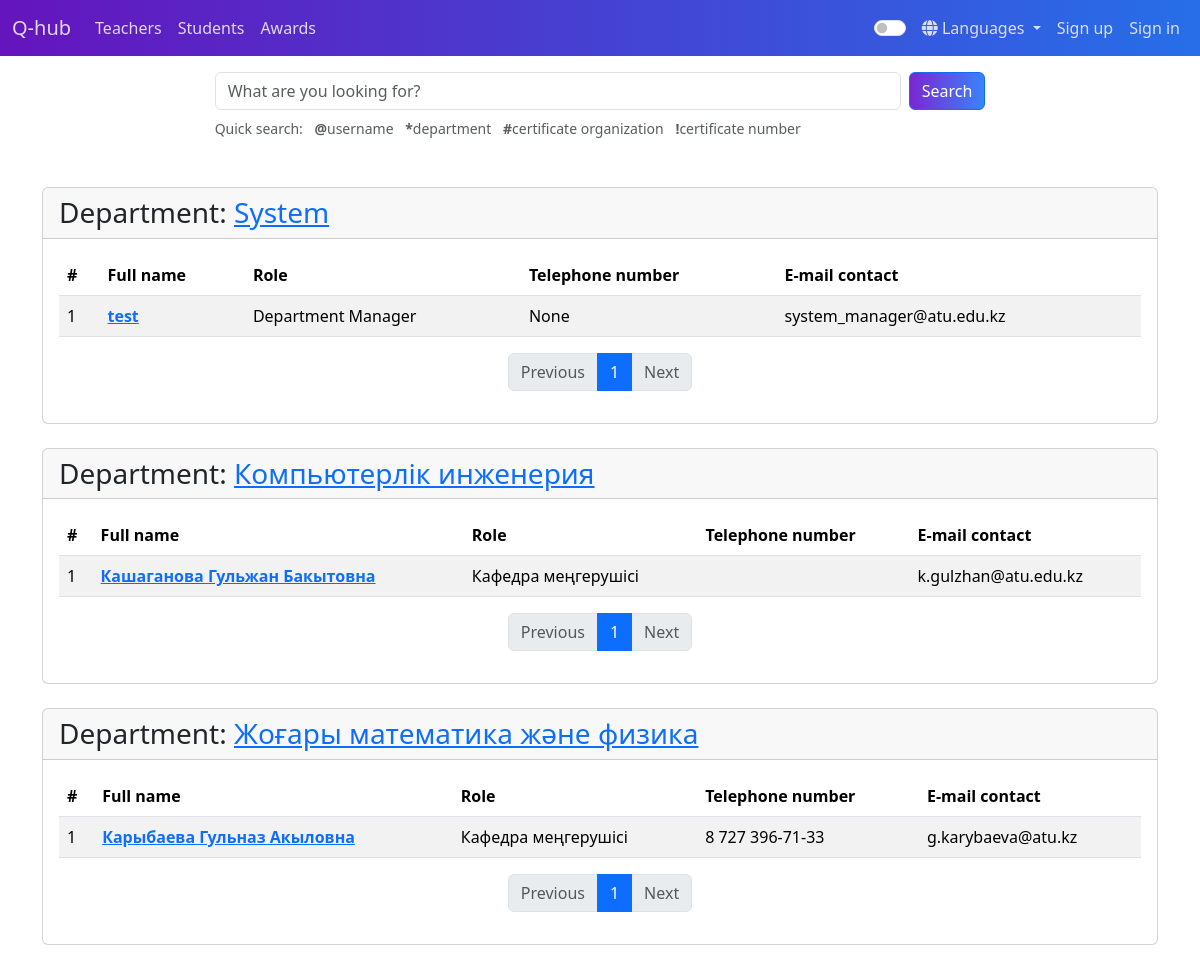
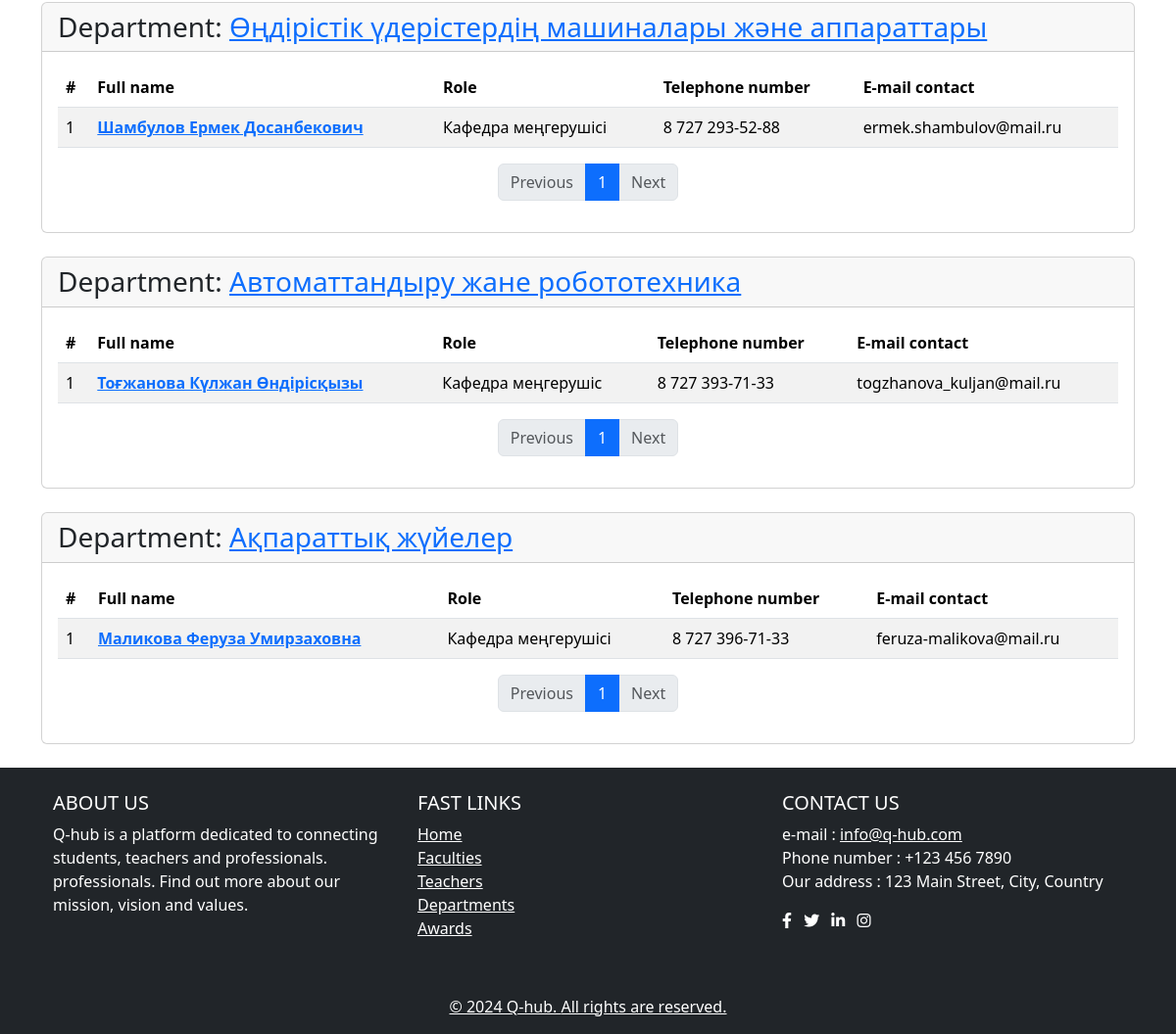
Page /managers/ on the committed database (2 pictures, top to bottom).
### departments/models.py (models this page shows, shortened)
class Department(models.Model):
    name = models.CharField(max_length=100, unique=True)
    head = models.ForeignKey(
        User, on_delete=models.SET_NULL, null=True, blank=True, related_name="head_of_department"
    )
    faculty = models.ForeignKey(
        Faculty, on_delete=models.SET_NULL, null=True, blank=True, related_name="departments"
    )
    class Meta:
        ordering = ['faculty__name', 'name',]

### managers/models.py (models this page shows, shortened)
class Manager(models.Model):
    user = models.OneToOneField(
        User, on_delete=models.CASCADE, related_name="manager")
    department = models.ForeignKey(
        Department, on_delete=models.CASCADE, related_name="managers")
    role = models.CharField(max_length=100, default="Department Manager")
    appointed_date = models.DateField(null=True, blank=True)
    middle_name = models.CharField(max_length=100, blank=True, null=True)
    phone_number = models.CharField(max_length=15, blank=True, null=True)
    contact_email = models.EmailField(blank=True, null=True)
    avatar = models.ImageField(
        upload_to=manager_avatar_upload_to,
        default="assets/images/default_account.png",
        blank=True,
        null=True
    )
    class Meta:
        ordering = ['user__first_name', 'middle_name', 'user__last_name']
    def full_name(self):
        first_name = self.user.first_name
        last_name = self.user.last_name
        middle_name = self.middle_name
        return f" {last_name if last_name else ''} {first_name} {middle_name if middle_name else ''}".strip()

### managers/views.py (the view)
# urls.py: path('', ManagerListView.as_view(), name='list'),
class ManagerListView(ListView):
    model = Manager
    template_name = 'managers/manager_list.html'
    context_object_name = 'managers'
    def get_context_data(self, **kwargs):
        context = super().get_context_data(**kwargs)
        departments = Department.objects.all()
        grouped_managers = defaultdict(list)
        for manager in Manager.objects.all():
            if manager.department:
                grouped_managers[manager.department.id].append(manager)
        managers_grouped = []
        for dept_id, managers in grouped_managers.items():
            paginator = Paginator(managers, 5)  # Paginate by 5
            page_number = self.request.GET.get(f'page_dept_{dept_id}')
            managers_paginated = paginator.get_page(page_number)
            department = Department.objects.get(id=dept_id)
            managers_grouped.append((department, managers_paginated))
        context['managers_grouped'] = managers_grouped
        context['departments'] = departments
        return context

### templates/managers/manager_list.html (shortened to what this page needs)
{% extends "base.html" %}
{% load crispy_forms_tags i18n %}
{% block content %}
<div class="container mt-3">
  {% if managers_grouped %}
  {% for department, managers in managers_grouped %}
  <div class="card mb-4">
    <div class="card-header h3">
      {% trans "Department" %}:
      <a href="{% url 'departments:detail' department.id %}"
        >{{ department.name }}</a
      >
    </div>
    <div class="card-body">
      <table class="table table-striped">
        <thead class="bg-dark text-light">
          <tr>
            <th>{% trans "#" %}</th>
            <th>{% trans "Full Name" %}</th>
            <th>{% trans "Role" %}</th>
            <th>{% trans "Phone Number" %}</th>
            <th>{% trans "Contact Email" %}</th>
          </tr>
        </thead>
        <tbody>
          {% for manager in managers %}
          <tr>
            <td>{{ forloop.counter }}</td>
            <td>
              <a href="{% url 'managers:detail' manager.pk %}" class="fw-bold"
                >{{ manager.full_name }}</a
              >
            </td>
            <td>{{ manager.role }}</td>
            <td>{{ manager.phone_number }}</td>
            <td>{{ manager.user.email }}</td>
          </tr>
          {% endfor %}
        </tbody>
      </table>
      <ul class="pagination justify-content-center">
        {% if managers.has_previous %}
        <li class="page-item">
          <a
            class="page-link"
            href="?page_dept_{{ department.id }}={{ managers.previous_page_number }}"
          >
            {% trans "Previous" %}
          </a>
        </li>
        {% else %}
        <li class="page-item disabled">
          <span class="page-link">{% trans "Previous" %}</span>
        </li>
        {% endif %}
        {% for num in managers.paginator.page_range %}
        {% if managers.number == num %}
        <li class="page-item active">
          <span class="page-link">{{ num }}</span>
        </li>
        {% else %}
        <li class="page-item">
          <a class="page-link" href="?page_dept_{{ department.id }}={{ num }}"
            >{{ num }}</a
          >
        </li>
        {% endif %}
        {% endfor %}
        {% if managers.has_next %}
        <li class="page-item">
          <a
            class="page-link"
            href="?page_dept_{{ department.id }}={{ managers.next_page_number }}"
          >
            {% trans "Next" %}
          </a>
        </li>
        {% else %}
        <li class="page-item disabled">
          <span class="page-link">{% trans "Next" %}</span>
        </li>
        {% endif %}
      </ul>
    </div>
  </div>
  {% endfor %}
  {% endif %}
</div>
{% endblock %}

### rows in the picture
Department: name "System", page_range "1"
Manager: full_name "test", role "Department Manager", phone_number "None", user.email "system_manager@atu.edu.kz"
Department: name "Компьютерлік инженерия", page_range "1"
Manager: full_name "Кашаганова Гульжан Бакытовна", role "Кафедра меңгерушісі", user.email "k.gulzhan@atu.edu.kz"
Department: name "Жоғары математика және физика", page_range "1"
Manager: full_name "Карыбаева Гульназ Акыловна", role "Кафедра меңгерушісі", phone_number "8 727 396-71-33", user.email "g.karybaeva@atu.kz"
Department: name "Өңдірістік үдерістердің машиналары және аппараттары", page_range "1"
Manager: full_name "Шамбулов Ермек Досанбекович", role "Кафедра меңгерушісі", phone_number "8 727 293-52-88", user.email "ermek.shambulov@mail.ru"
Department: name "Автоматтандыру жане робототехника", page_range "1"
Manager: full_name "Тоғжанова Күлжан Өндірісқызы", role "Кафедра меңгерушіс", phone_number "8 727 393-71-33", user.email "togzhanova_kuljan@mail.ru"
Department: name "Ақпараттық жүйелер", page_range "1"
Manager: full_name "Маликова Феруза Умирзаховна", role "Кафедра меңгерушісі", phone_number "8 727 396-71-33", user.email "feruza-malikova@mail.ru"
